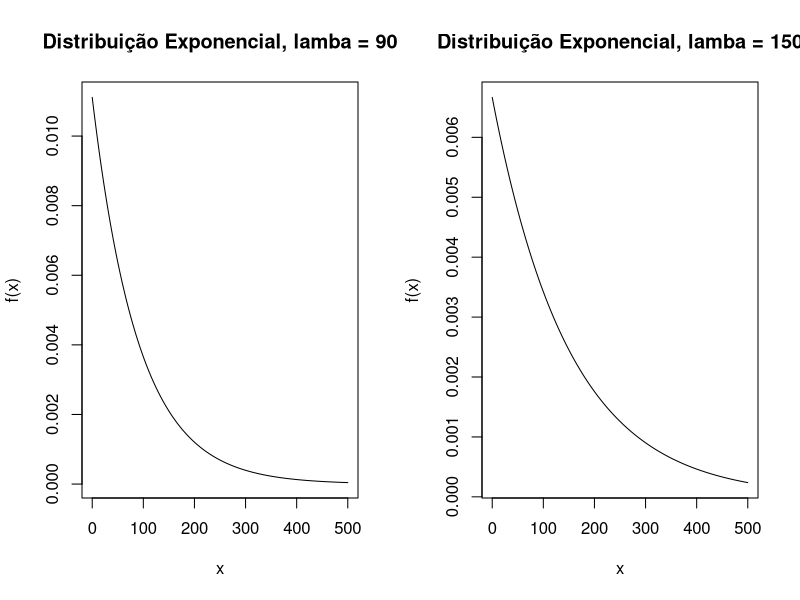

R code for this plot:
lambda = 90

x <- seq(0,500)
# "Essa expressão calcula a função de sobrevivência da distribuição exponencial, e não a densidade de probabilidade."
# "Se você quer reproduzir o gráfico original, provavelmente deve usar a densidade:"
fx <- dexp(x, rate=1/lambda)

par(mfrow = c(1,2))

plot(
  x,
  fx,
  main = "Distribuição Exponencial, lamba = 90",
  xlab = "x",
  ylab = "f(x)",
  lwd = 1,
  type = "l",
)

lambda = 150

# "Essa expressão calcula a função de sobrevivência da distribuição exponencial, e não a densidade de probabilidade."
# "Se você quer reproduzir o gráfico original, provavelmente deve usar a densidade:"
fx <- dexp(x, rate=1/lambda)

plot(
  x,
  fx,
  main = "Distribuição Exponencial, lamba = 150",
  xlab = "x",
  ylab = "f(x)",
  lwd = 1,
  type = "l",
)
